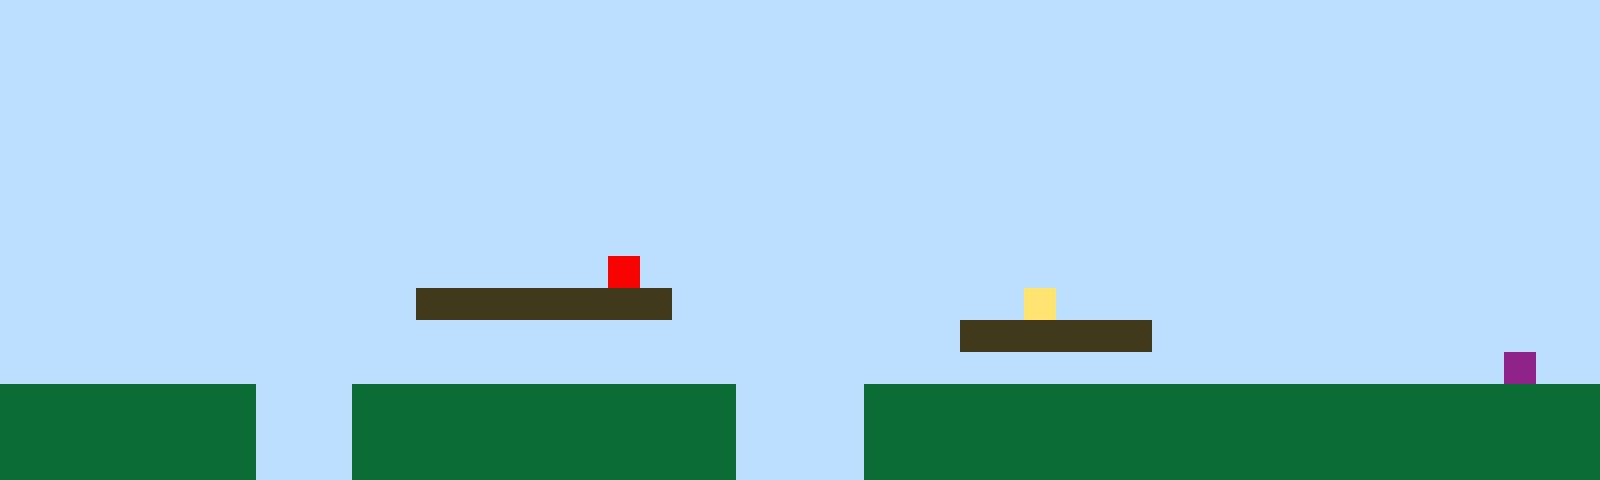

Rendered tile map (Tiled .tmx) drawn with the repository's tilesets; below, a short description and the full map source, tile grids included:
An orthogonal 50x15 tile map with 32x32 px tiles, 1 tile layer (Tile Layer 1).

<map version="1.10" tiledversion="1.11.2" orientation="orthogonal" renderorder="right-up" width="50" height="15" tilewidth="32" tileheight="32" infinite="0" nextlayerid="2" nextobjectid="1"><editorsettings><export target="map1.csv" format="csv" /></editorsettings><tileset firstgid="1" name="sprites" tilewidth="32" tileheight="32" tilecount="6" columns="3"><image source="sprites.png" width="96" height="64" /></tileset><layer id="1" name="Tile Layer 1" width="50" height="15"><data encoding="csv">1,1,1,1,1,1,1,1,1,1,1,1,1,1,1,1,1,1,1,1,1,1,1,1,1,1,1,1,1,1,1,1,1,1,1,1,1,1,1,1,1,1,1,1,1,1,1,1,1,1,1,1,1,1,1,1,1,1,1,1,1,1,1,1,1,1,1,1,1,1,1,1,1,1,1,1,1,1,1,1,1,1,1,1,1,1,1,1,1,1,1,1,1,1,1,1,1,1,1,1,1,1,1,1,1,1,1,1,1,1,1,1,1,1,1,1,1,1,1,1,1,1,1,1,1,1,1,1,1,1,1,1,1,1,1,1,1,1,1,1,1,1,1,1,1,1,1,1,1,1,1,1,1,1,1,1,1,1,1,1,1,1,1,1,1,1,1,1,1,1,1,1,1,1,1,1,1,1,1,1,1,1,1,1,1,1,1,1,1,1,1,1,1,1,1,1,1,1,1,1,1,1,1,1,1,1,1,1,1,1,1,1,1,1,1,1,1,1,1,1,1,1,1,1,1,1,1,1,1,1,1,1,1,1,1,1,1,1,1,1,1,1,1,1,1,1,1,1,1,1,1,1,1,1,1,1,1,1,1,1,1,1,1,1,1,1,1,1,1,1,1,1,1,1,1,1,1,1,1,1,1,1,1,1,1,1,1,1,1,1,1,1,1,1,1,1,1,1,1,1,1,1,1,1,1,1,1,1,1,1,1,1,1,1,1,1,1,1,1,1,1,1,1,1,1,1,1,1,1,1,1,1,1,1,1,1,1,1,1,1,1,1,1,1,1,1,1,1,1,1,1,1,1,1,1,1,1,1,1,1,1,1,1,1,1,1,1,1,1,1,1,1,1,1,1,1,1,1,1,1,1,1,1,1,1,1,1,1,1,1,1,1,1,1,1,1,1,1,1,1,1,1,1,1,1,1,1,1,1,1,1,1,1,1,1,1,1,1,1,5,1,1,1,1,1,1,1,1,1,1,1,1,1,1,1,1,1,1,1,1,1,1,1,1,1,1,1,1,1,1,1,1,1,1,1,1,1,1,1,1,1,1,1,3,3,3,3,3,3,3,3,1,1,1,1,1,1,1,1,1,1,1,4,1,1,1,1,1,1,1,1,1,1,1,1,1,1,1,1,1,1,1,1,1,1,1,1,1,1,1,1,1,1,1,1,1,1,1,1,1,1,1,1,1,1,1,1,1,1,1,3,3,3,3,3,3,1,1,1,1,1,1,1,1,1,1,1,1,1,1,1,1,1,1,1,1,1,1,1,1,1,1,1,1,1,1,1,1,1,1,1,1,1,1,1,1,1,1,1,1,1,1,1,1,1,1,1,1,1,1,1,1,1,1,1,1,1,6,1,1,2,2,2,2,2,2,2,2,1,1,1,2,2,2,2,2,2,2,2,2,2,2,2,1,1,1,1,2,2,2,2,2,2,2,2,2,2,2,2,2,2,2,2,2,2,2,2,2,2,2,2,2,2,2,2,2,2,2,1,1,1,2,2,2,2,2,2,2,2,2,2,2,2,1,1,1,1,2,2,2,2,2,2,2,2,2,2,2,2,2,2,2,2,2,2,2,2,2,2,2,2,2,2,2,2,2,2,2,1,1,1,2,2,2,2,2,2,2,2,2,2,2,2,1,1,1,1,2,2,2,2,2,2,2,2,2,2,2,2,2,2,2,2,2,2,2,2,2,2,2</data></layer></map>
